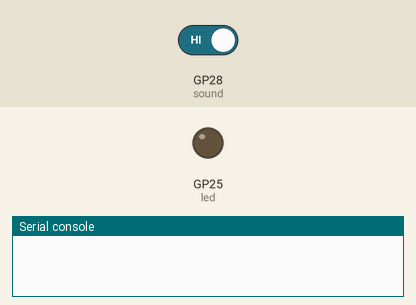
A program run on a simulated Raspberry Pi Pico running MicroPython. On the bench: output pins drawn as LEDs (lit = HIGH), the last lines printed to the serial console. Inputs (shaded band) come from the test bench; at power-on: GP28 (sound) HIGH.

Above: at 1.2 s.
1.3 s: GP28 (sound) driven LOW
At 2.2 s:
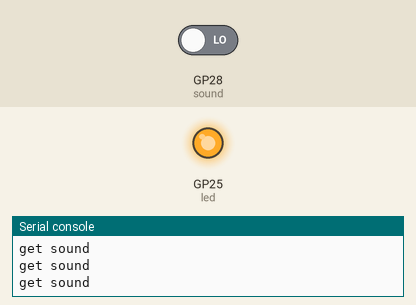
2.8 s: GP28 (sound) driven HIGH
At 3.4 s:
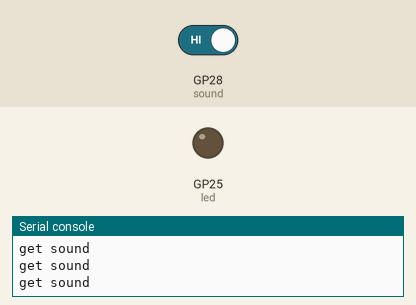
Timing chart, 0 to 5.8 s (numbered marks = the images above; inputs shaded):
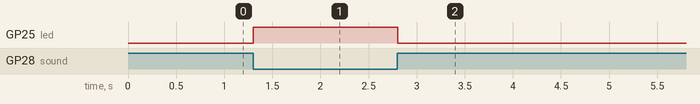

Measured:
- after the input at 1.3 s, GP25 (led): LOW → HIGH at once
- after the input at 2.8 s, GP25 (led): HIGH → LOW at once

The program:

sound.py
```python
from machine import Pin
import utime

led = Pin(25, Pin.OUT)
sound = Pin(28, Pin.IN)

# Turn on the LED light that comes with the Pico board
def led_on():
    led.value(1)

# Close the LED light that comes with the Pico board
def led_off():
    led.value(0)

# Read the state of the sound module,
# Return True if the sound exceeds the threshold,
# Return False if it does not exceed the threshold
def sound_state():
    if sound.value() == 0:
        return True
    return False

# Main loop function, detect the sound module,
# If the threshold is exceeded, the LED light is turned on, otherwise it is turned off
while True:
    if sound_state() == True:
        print("get sound")
        led_on()
        utime.sleep(.1)
    else:
        led_off()
```
